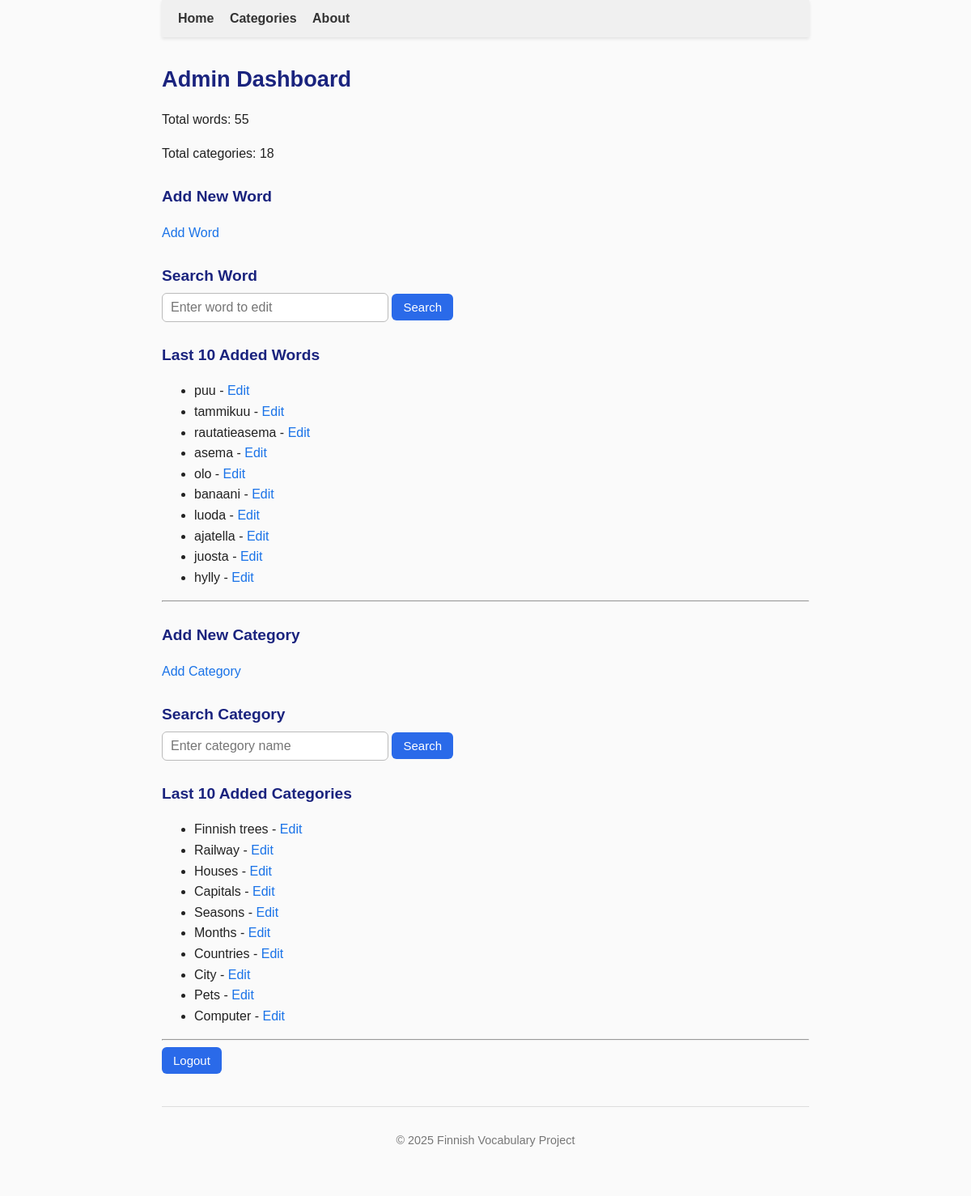
Before: /admin (signed in) with the older database file.
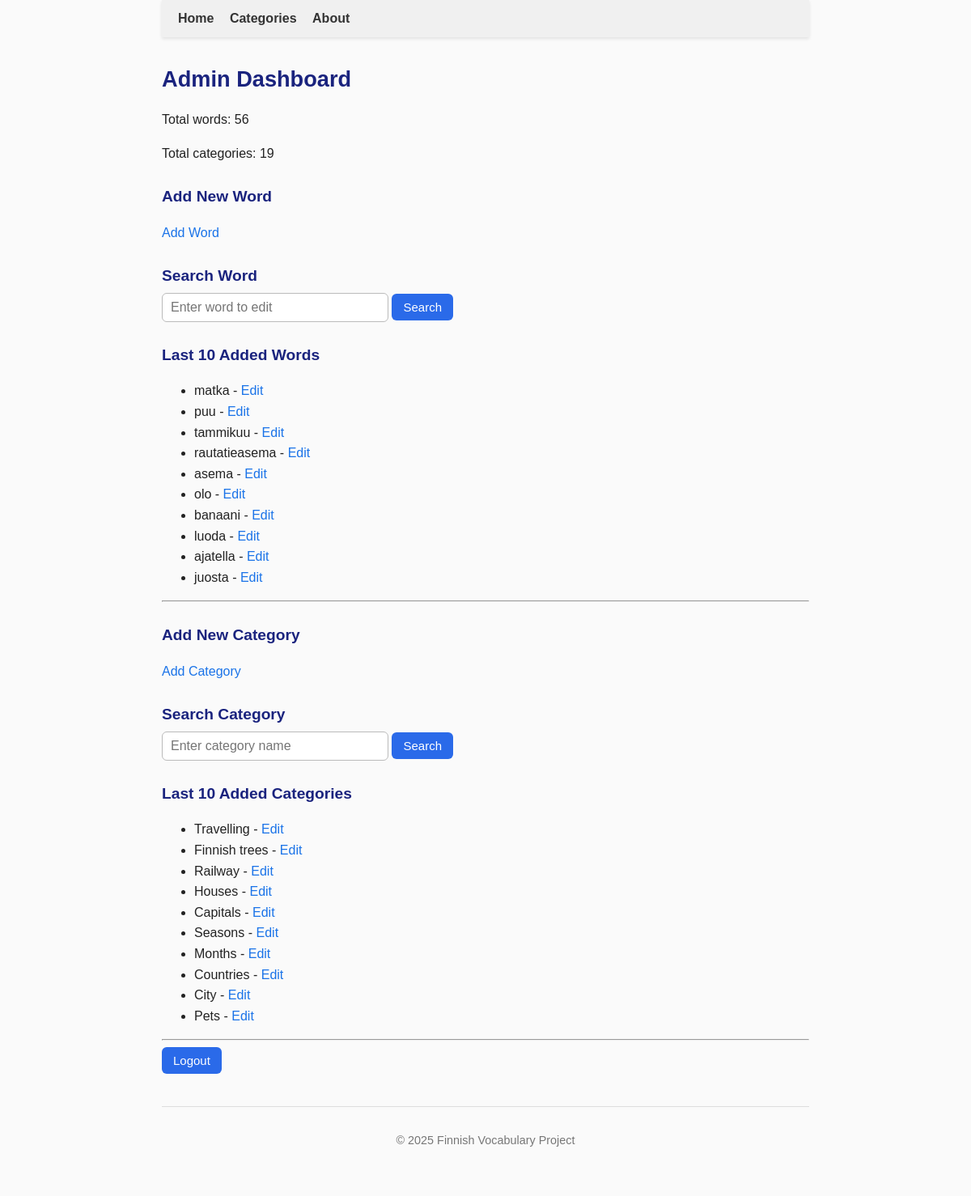
After: the same page with the newer database file.
### tables this page shows
CREATE TABLE words (
        id INTEGER PRIMARY KEY,
        word TEXT UNIQUE NOT NULL,
        pos_id INTEGER REFERENCES parts_of_speech(id)
    , created_at TEXT, updated_at TEXT, language_code TEXT DEFAULT 'fi');

CREATE TABLE categories (
    id INTEGER PRIMARY KEY,
    name TEXT NOT NULL UNIQUE,
    parent_id INTEGER REFERENCES categories(id)
, description TEXT);

### app.py (the view)
@app.route("/admin")
@admin_required
def admin_dashboard():
    conn = sqlite3.connect("finnish.db")
    conn.row_factory = sqlite3.Row
    cur = conn.cursor()
    cur.execute("SELECT COUNT(*) as count FROM words")
    total_words = cur.fetchone()["count"]
    cur.execute("SELECT COUNT(*) as count FROM categories")
    total_categories = cur.fetchone()["count"]
    cur.execute("SELECT word, id FROM words ORDER BY id DESC LIMIT 10")
    recent_words = cur.fetchall()
    cur.execute("SELECT name, id FROM categories ORDER BY id DESC LIMIT 10")
    recent_categories = cur.fetchall()
    conn.close()
    return render_template(
        "admin_dashboard.html",
        total_words=total_words,
        total_categories=total_categories,
        recent_words=recent_words,
        recent_categories=recent_categories
    )

### app.py (called while the page is built)
def admin_required(f):
    @wraps(f)
    def decorated_function(*args, **kwargs):
        if not session.get('admin_logged_in'):
            flash("Admin login required.", "warning")
            return redirect(url_for('login'))
        return f(*args, **kwargs)
    return decorated_function

### templates/admin_dashboard.html
{% extends "base.html" %}
{% block content %}
<h2>Admin Dashboard</h2>
<div class="admin-summary">
    <p>Total words: {{ total_words }}</p>
    <p>Total categories: {{ total_categories }}</p>
</div>
<h4>Add New Word</h4>
<p>
    <a href="{{ url_for('admin_add_word') }}" class="admin-btn">Add Word</a>
</p>
<h4>Search Word</h4>
<form method="get" action="{{ url_for('admin_edit_word_search') }}">
    <input type="text" name="word_query" placeholder="Enter word to edit" class="admin-input" required>
    <button type="submit" class="admin-btn">Search</button>
</form>
<h4>Last 10 Added Words</h4>
<ul>
    {% for w in recent_words %}
        <li>
            {{ w['word'] }} -
            <a href="{{ url_for('admin_edit_word', word_id=w['id']) }}">Edit</a>
        </li>
    {% endfor %}
</ul>
<hr>
<h4>Add New Category</h4>
<p>
    <a href="{{ url_for('admin_add_category') }}" class="admin-btn">Add Category</a>
</p>
<h4>Search Category</h4>
<form method="get" action="{{ url_for('admin_search_category') }}">
    <input type="text" name="query" placeholder="Enter category name" class="admin-input">
    <button type="submit" class="admin-btn">Search</button>
</form>
<h4>Last 10 Added Categories</h4>
<ul>
    {% for c in recent_categories %}
        <li>
            {{ c['name'] }} -
            <a href="{{ url_for('admin_edit_category', category_id=c['id']) }}">Edit</a>
        </li>
    {% endfor %}
</ul>
<hr>
<form method="get" action="{{ url_for('logout') }}">
    <button type="submit" class="admin-btn">Logout</button>
</form>
{% endblock %}

Changed rows visible on the page:
no longer on this page (row unchanged): words: word "hylly"
no longer on this page (row unchanged): categories: name "Computer"
added words: word "matka"
added categories: name "Travelling"
Other visible differences:
{{ total_words }}: "55" → "56"
{{ total_categories }}: "18" → "19"
